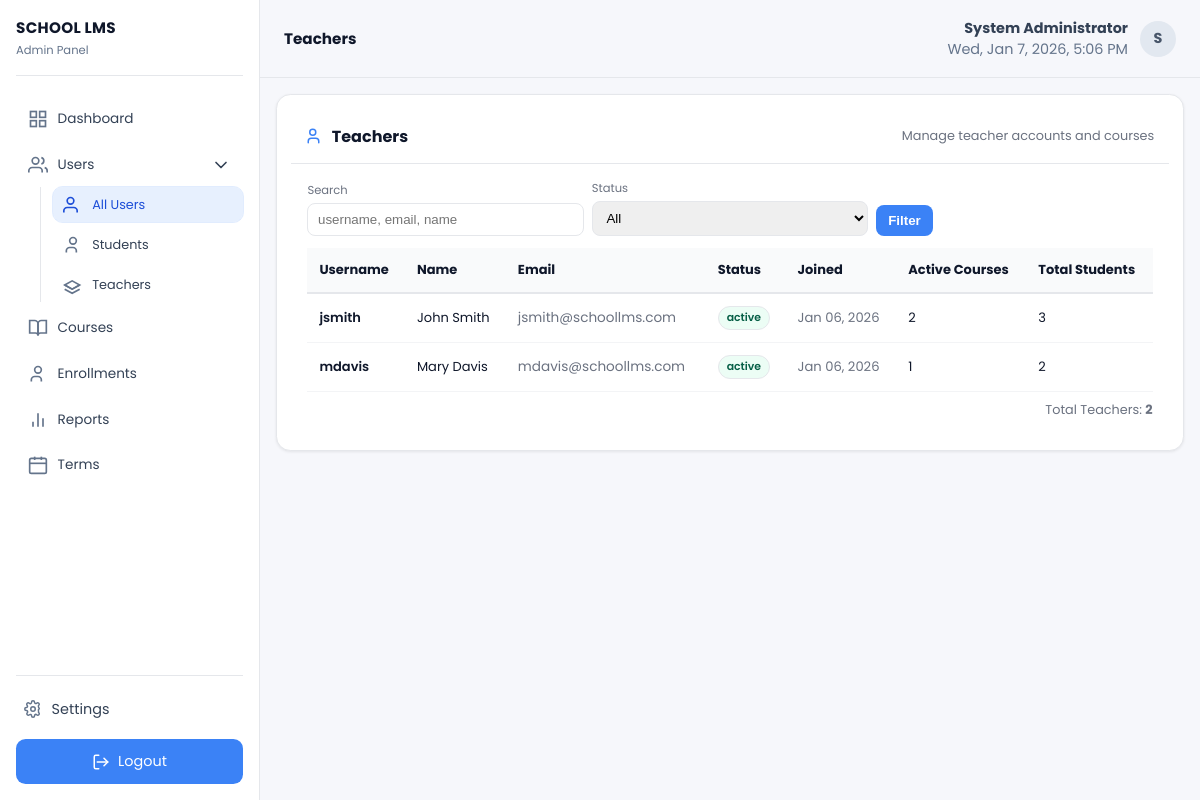
Screenshot of /admin/teachers.php (signed in) with the database file from the repository.
### tables this page shows
CREATE TABLE IF NOT EXISTS users (
    id INT PRIMARY KEY AUTO_INCREMENT,
    username VARCHAR(50) UNIQUE NOT NULL,
    email VARCHAR(100) UNIQUE NOT NULL,
    password VARCHAR(255) NOT NULL,
    first_name VARCHAR(100) NOT NULL,
    last_name VARCHAR(100) NOT NULL,
    role ENUM('admin', 'teacher', 'student') NOT NULL DEFAULT 'student',
    status ENUM('active', 'inactive') NOT NULL DEFAULT 'active',
    is_verified TINYINT(1) NOT NULL DEFAULT 0,
    phone VARCHAR(20),
    profile_picture VARCHAR(255),
    created_at TIMESTAMP DEFAULT CURRENT_TIMESTAMP,
    updated_at TIMESTAMP DEFAULT CURRENT_TIMESTAMP ON UPDATE CURRENT_TIMESTAMP,
    INDEX idx_role (role),
    INDEX idx_status (status),
    INDEX idx_email (email)
);

### admin/teachers.php (the view, shortened to what this page needs)
<?php
require_once '../includes/Auth.php';
require_once '../includes/admin_layout.php';
?>
<div style="max-width: 1400px; margin: 0 auto;">
  <div class="card">
    <div style="padding:.9rem; border-bottom:1px solid #e5e7eb; display:flex; align-items:center; justify-content:space-between;">
      <h3 style="margin:0; font-size:1rem; font-weight:700; display:flex; align-items:center; gap:.5rem;">
        <svg width="18" height="18" viewBox="0 0 24 24" fill="none" stroke="#3b82f6" stroke-width="2" stroke-linecap="round" stroke-linejoin="round"><path d="M17 21v-2a4 4 0 0 0-4-4H7a4 4 0 0 0-4 4v2"/><circle cx="9" cy="7" r="4"/></svg>
        Teachers
      </h3>
      <div style="font-size:.8rem; color:#6b7280;">Manage teacher accounts and courses</div>
    </div>
    <div style="padding:1rem;">
      <form method="GET" style="display:grid; grid-template-columns: repeat(auto-fit, minmax(160px, 1fr)); gap:.5rem; margin-bottom: .75rem; align-items:end;">
        <div>
          <label style="display:block; font-size:.72rem; color:#6b7280; margin-bottom:.25rem;">Search</label>
          <input type="text" name="q" value="<?php echo htmlspecialchars($_GET['q'] ?? ''); ?>" placeholder="username, email, name" style="width:100%; padding:.5rem .6rem; border:1px solid #e5e7eb; border-radius:.5rem;">
        </div>
        <div>
          <label style="display:block; font-size:.72rem; color:#6b7280; margin-bottom:.25rem;">Status</label>
          <select name="status" style="width:100%; padding:.5rem .6rem; border:1px solid #e5e7eb; border-radius:.5rem;">
            <option value="">All</option>
          </select>
        </div>
        <div>
          <button type="submit" style="padding:.5rem .75rem; background:#3b82f6; color:#fff; border:none; border-radius:.5rem; font-weight:600;">Filter</button>
        </div>
      </form>
      <?php
      $clauses = ["role = 'teacher'"]; $params = [];
      $query = "SELECT * FROM users"; if (!empty($clauses)) { $query .= " WHERE " . implode(' AND ', $clauses); }
      $query .= " ORDER BY created_at DESC";
      $stmt = $pdo->prepare($query); $stmt->execute($params); $users = $stmt->fetchAll(PDO::FETCH_ASSOC);
      ?>
      <div style="overflow-x:auto;">
        <table class="table">
          <thead>
            <tr>
              <th>Username</th>
              <th>Name</th>
              <th>Email</th>
              <th>Status</th>
              <th>Joined</th>
              <th>Active Courses</th>
              <th>Total Students</th>
            </tr>
          </thead>
          <tbody>
            <?php foreach ($users as $user): ?>
            <tr>
              <td style="font-weight:600;"><?php echo htmlspecialchars($user['username']); ?></td>
              <td><?php echo htmlspecialchars($user['first_name'] . ' ' . $user['last_name']); ?></td>
              <td style="font-size:.85rem; color:#6b7280;"><?php echo htmlspecialchars($user['email']); ?></td>
              <td>
                <span class="badge" style="background: <?php echo $user['status']==='active'?'#ecfdf5':'#fef2f2'; ?>; color: <?php echo $user['status']==='active'?'#065f46':'#991b1b'; ?>;"><?php echo $user['status']; ?></span>
              </td>
              <td style="font-size:.82rem; color:#6b7280;"><?php echo date('M d, Y', strtotime($user['created_at'])); ?></td>
              <td>
                <?php
                try {
                  $cstmt = $pdo->prepare("SELECT COUNT(*) AS cnt FROM courses WHERE teacher_id = ? AND status='active'");
                  $cstmt->execute([$user['id']]); $cnt = $cstmt->fetch(PDO::FETCH_ASSOC)['cnt'] ?? 0;
                  echo (int)$cnt;
                } catch (Exception $ex) { echo '0'; }
                ?>
              </td>
              <td>
                <?php
                try {
                  $estmt = $pdo->prepare("SELECT COUNT(DISTINCT e.student_id) AS cnt FROM enrollments e JOIN courses c ON e.course_id=c.id WHERE c.teacher_id = ? AND e.status='enrolled'");
                  $estmt->execute([$user['id']]); $cnt = $estmt->fetch(PDO::FETCH_ASSOC)['cnt'] ?? 0;
                  echo (int)$cnt;
                } catch (Exception $ex) { echo '0'; }
                ?>
              </td>
            </tr>
            <?php endforeach; ?>
          </tbody>
        </table>
      </div>
      <p style="margin-top:.6rem; font-size:.8rem; color:#6b7280; text-align:right;">Total Teachers: <strong><?php echo count($users); ?></strong></p>
    </div>
  </div>
</div>

### includes/admin_layout.php (style rules this page uses)
* { margin:0;padding:0;box-sizing:border-box }
:root { --bg-primary:#ffffff;--bg-secondary:#f6f7fb;--bg-sidebar:#ffffff;--text-primary:#0f172a;--text-secondary:#475569;--border-color:#e5e7eb;--shadow:0 1px 3px rgba(0,0,0,.08);--shadow-lg:0 10px 25px rgba(0,0,0,.08);--primary-color:#3b82f6;--primary-dark:#2563eb }
body { font-family:'Poppins',system-ui,Segoe UI,Roboto,Helvetica,Arial,sans-serif;background:var(--bg-secondary);color:var(--text-primary);display:flex;min-height:100vh;font-size:.9rem }
.card { background:var(--bg-primary);border:1px solid var(--border-color);border-radius:.9rem;padding:.9rem;box-shadow:var(--shadow);margin-bottom:.9rem }
.badge { display:inline-block;padding:.18rem .5rem;border-radius:999px;font-size:.68rem;font-weight:600;border:1px solid var(--border-color) }
.table { width:100%;border-collapse:collapse;font-size:.8125rem }
.table th,.table td { padding:.75rem;border-bottom:1px solid #f3f4f6;text-align:left }
.table thead { background:#f9fafb;border-bottom:2px solid var(--border-color) }

### rows the page displays
users: username "jsmith", first_name+last_name "John Smith", email "jsmith@schoollms.com", status "active", created_at "Jan 06, 2026", cnt "2", cnt "3"
users: username "mdavis", first_name+last_name "Mary Davis", email "mdavis@schoollms.com", status "active", created_at "Jan 06, 2026", cnt "1", cnt "2"

### other values shown
$title "Teachers"
$fullName ?: 'Admin' "System Administrator"
$fullName ? strtoupper($fullName[0]) : 'A' "S"
count($users) "2"
